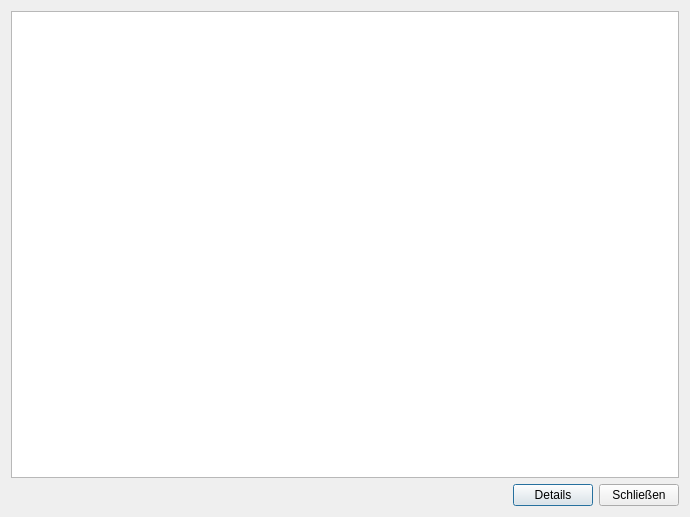
<?xml version="1.0" encoding="UTF-8"?>
<ui version="4.0">
 <class>PluginViewer</class>
 <widget class="QDialog" name="PluginViewer">
  <property name="geometry">
   <rect>
    <x>0</x>
    <y>0</y>
    <width>690</width>
    <height>517</height>
   </rect>
  </property>
  <property name="windowTitle">
   <string>Geladene Plugins</string>
  </property>
  <layout class="QVBoxLayout" name="verticalLayout">
   <item>
    <widget class="QTableView" name="pluginTableView">
     <property name="alternatingRowColors">
      <bool>true</bool>
     </property>
     <property name="selectionMode">
      <enum>QAbstractItemView::SingleSelection</enum>
     </property>
     <property name="selectionBehavior">
      <enum>QAbstractItemView::SelectRows</enum>
     </property>
     <property name="showGrid">
      <bool>false</bool>
     </property>
     <property name="gridStyle">
      <enum>Qt::NoPen</enum>
     </property>
     <attribute name="horizontalHeaderShowSortIndicator" stdset="0">
      <bool>true</bool>
     </attribute>
     <attribute name="horizontalHeaderStretchLastSection">
      <bool>true</bool>
     </attribute>
     <attribute name="verticalHeaderVisible">
      <bool>false</bool>
     </attribute>
    </widget>
   </item>
   <item>
    <layout class="QHBoxLayout" name="horizontalLayout">
     <item>
      <spacer name="horizontalSpacer">
       <property name="orientation">
        <enum>Qt::Horizontal</enum>
       </property>
       <property name="sizeHint" stdset="0">
        <size>
         <width>40</width>
         <height>20</height>
        </size>
       </property>
      </spacer>
     </item>
     <item>
      <widget class="QPushButton" name="btnDetails">
       <property name="text">
        <string>Details</string>
       </property>
      </widget>
     </item>
     <item>
      <widget class="QPushButton" name="btnClose">
       <property name="text">
        <string>Schließen</string>
       </property>
      </widget>
     </item>
    </layout>
   </item>
  </layout>
 </widget>
 <resources/>
 <connections/>
</ui>
